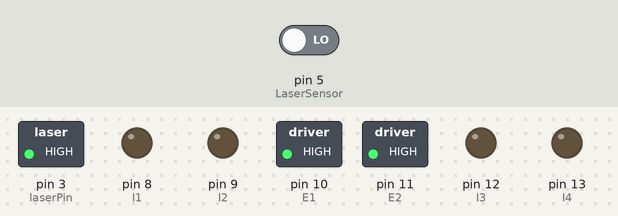
A sketch run on a simulated Arduino Uno, built with avr-gcc and run on an emulated ATmega328P. Parts: switched loads named in the sketch (green lamp = pin HIGH), output pins drawn as LEDs (lit = HIGH). Inputs (shaded band) come from the test bench; at power-on: pin 5 (LaserSensor) LOW.

Above: at 0.1 s.
At 1.1 s:
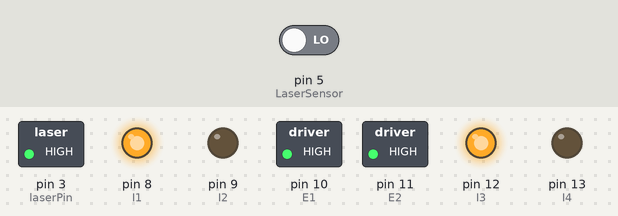
Timing chart, 0 to 2.6 s (numbered marks = the images above):
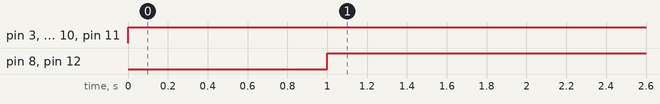

The sketch:

Stoping_mechanism.ino
```cpp
//Code written by Maijied.
#define NOTE_F6  1397
#define NOTE_G4  392

#define E1 10  // Enable Pin for motor 1
#define E2 11
#define I1 8   // Control pin 1 for motor 1
#define I2 9   // Control pin 2 for motor 1
#define I3 12  // Control pin 1 for motor 2
#define I4 13  // Control pin 2 for motor 2


 //Define buzzerPin
int laserPin = 3;

int LaserSensor = 5;
int SensorReading = HIGH;

void setup() {
    pinMode(E1, OUTPUT);
    pinMode(E2, OUTPUT);

    pinMode(I1, OUTPUT);
    pinMode(I2, OUTPUT);
    pinMode(I3, OUTPUT);
    pinMode(I4, OUTPUT);

  pinMode (laserPin, OUTPUT); // define the digital output interface 13 feet


   pinMode(LaserSensor, INPUT);
}


void loop() {
    analogWrite(E1, 255); // Run in half speed
    analogWrite(E2, 255); // Run in full speed

//    digitalWrite(I1, HIGH);
//    digitalWrite(I2, LOW);
//    digitalWrite(I3, HIGH);
//    digitalWrite(I4, LOW);

   digitalWrite (laserPin, HIGH); // Turn Laser On
   delay (1000); // On For Half a Second
   digitalWrite (laserPin, LOW); // Turn Laser Off
   //delay (500); // Off for half a second

   digitalWrite(laserPin, HIGH);
  //delay(2000);
  SensorReading = digitalRead(LaserSensor);
  if (SensorReading == HIGH)
  {

    //Motor Off

    analogWrite(E1, 255); // Run in half speed
    analogWrite(E2, 255); // Run in full speed

    digitalWrite(I1, LOW);
    digitalWrite(I2, LOW);
    digitalWrite(I3, LOW);
    digitalWrite(I4, LOW);

  }

  else
  {


    analogWrite(E1, 255); // Run in half speed
    analogWrite(E2, 255); // Run in full speed
    //Motor Continue
    digitalWrite(I1, HIGH);
    digitalWrite(I2, LOW);
    digitalWrite(I3, HIGH);
    digitalWrite(I4, LOW);
  }
}
```

Measured:
- by itself, pin 3 (laserPin), pin 10 (E1), pin 11 (E2): LOW → HIGH at 0.00 s
- by itself, pin 8 (I1), pin 12 (I3): LOW → HIGH at 1.0 s
